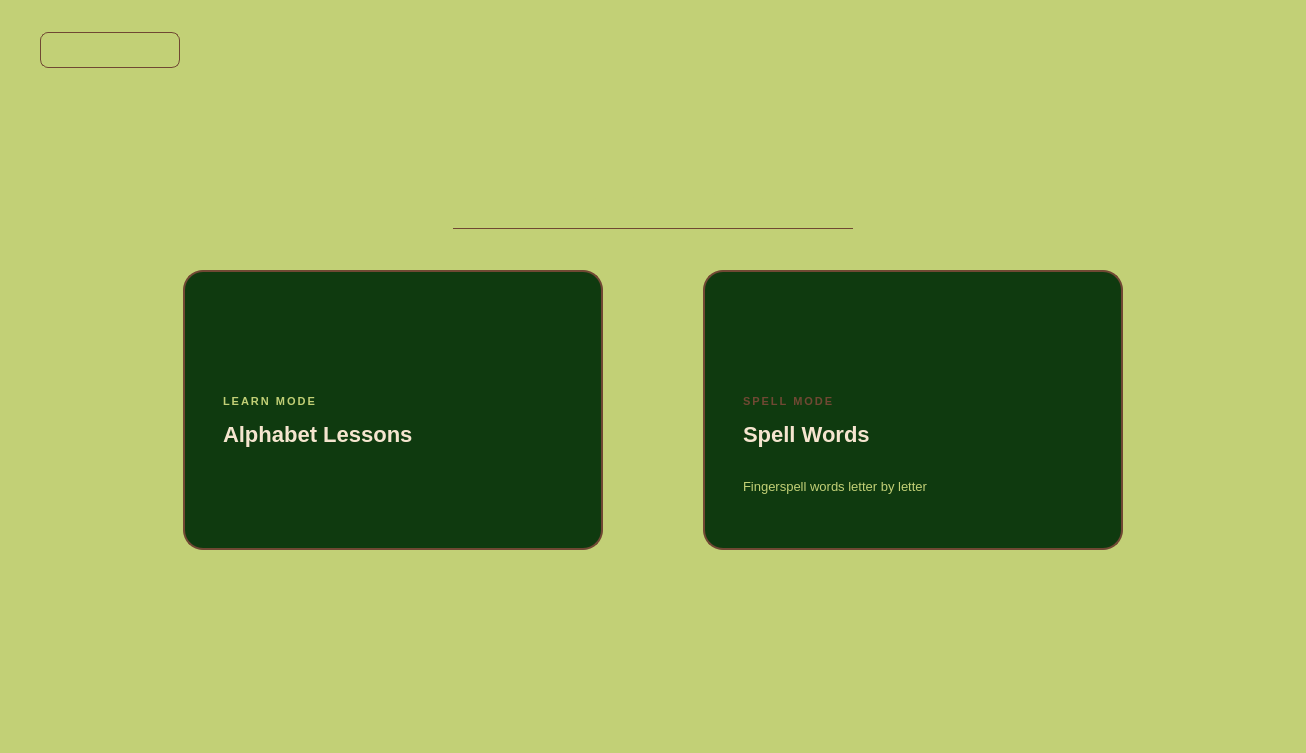
<?xml version="1.0" encoding="UTF-8"?>
<ui version="4.0">
 <class>AlphabetMenu</class>
 <widget class="QWidget" name="AlphabetMenu">
  <property name="geometry">
   <rect>
    <x>0</x>
    <y>0</y>
    <width>1306</width>
    <height>753</height>
   </rect>
  </property>
  <property name="windowTitle">
   <string>FSL Alphabet</string>
  </property>
  <property name="styleSheet">
   <string notr="true">
QWidget#AlphabetMenu {
    background-color: #C2D076;
}
QLabel#titleLabel {
    color: #F5E5CF;
    font-size: 36px;
    font-weight: 800;
}
QLabel#subtitleLabel {
    color: #C2D076;
    font-size: 15px;
    font-weight: 400;
    letter-spacing: 1px;
}
QLabel#divider {
    background-color: #704833;
}
QPushButton#learnBtn {
    background-color: #0f3a0f;
    color: #F5E5CF;
    font-size: 20px;
    font-weight: 700;
    border: 2px solid #704833;
    border-radius: 20px;
    text-align: left;
    padding: 32px 40px;
}
QPushButton#learnBtn:hover {
    background-color: #123f12;
    border-color: #C2D076;
}
QPushButton#spellBtn {
    background-color: #0f3a0f;
    color: #F5E5CF;
    font-size: 20px;
    font-weight: 700;
    border: 2px solid #704833;
    border-radius: 20px;
    text-align: left;
    padding: 32px 40px;
}
QPushButton#spellBtn:hover {
    background-color: #123f12;
    border-color: #704833;
}
QPushButton#backBtn {
    background-color: transparent;
    color: #C2D076;
    font-size: 13px;
    font-weight: 500;
    border: 1px solid #704833;
    border-radius: 8px;
    padding: 8px 18px;
}
QPushButton#backBtn:hover {
    color: #F5E5CF;
    border-color: #C2D076;
}
QLabel#learnIcon {
    color: #C2D076;
    font-size: 48px;
}
QLabel#spellIcon {
    color: #704833;
    font-size: 48px;
}
QLabel#learnDesc {
    color: #C2D076;
    font-size: 13px;
    font-weight: 400;
}
QLabel#spellDesc {
    color: #C2D076;
    font-size: 13px;
    font-weight: 400;
}
QLabel#learnTag {
    color: #C2D076;
    font-size: 11px;
    font-weight: 700;
    letter-spacing: 2px;
}
QLabel#spellTag {
    color: #704833;
    font-size: 11px;
    font-weight: 700;
    letter-spacing: 2px;
}
   </string>
  </property>
  <widget class="QPushButton" name="backBtn">
   <property name="geometry">
    <rect>
     <x>40</x>
     <y>32</y>
     <width>140</width>
     <height>36</height>
    </rect>
   </property>
   <property name="text">
    <string>← Back to Menu</string>
   </property>
  </widget>
  <widget class="QLabel" name="subtitleLabel">
   <property name="geometry">
    <rect>
     <x>0</x>
     <y>182</y>
     <width>1306</width>
     <height>28</height>
    </rect>
   </property>
   <property name="text">
    <string>Choose a mode to get started</string>
   </property>
   <property name="alignment">
    <set>Qt::AlignmentFlag::AlignCenter</set>
   </property>
  </widget>
  <widget class="QLabel" name="divider">
   <property name="geometry">
    <rect>
     <x>453</x>
     <y>228</y>
     <width>400</width>
     <height>1</height>
    </rect>
   </property>
   <property name="text">
    <string/>
   </property>
  </widget>
  <widget class="QPushButton" name="learnBtn">
   <property name="geometry">
    <rect>
     <x>183</x>
     <y>270</y>
     <width>420</width>
     <height>280</height>
    </rect>
   </property>
   <property name="cursor">
    <cursorShape>PointingHandCursor</cursorShape>
   </property>
   <property name="text">
    <string/>
   </property>
  </widget>
  <widget class="QLabel" name="learnTag">
   <property name="geometry">
    <rect>
     <x>223</x>
     <y>390</y>
     <width>340</width>
     <height>22</height>
    </rect>
   </property>
   <property name="styleSheet">
    <string notr="true">color: #C2D076; font-size: 11px; font-weight: 700; letter-spacing: 2px; background: transparent;</string>
   </property>
   <property name="text">
    <string>LEARN MODE</string>
   </property>
  </widget>
  <widget class="QLabel" name="learnTitle">
   <property name="geometry">
    <rect>
     <x>223</x>
     <y>416</y>
     <width>340</width>
     <height>36</height>
    </rect>
   </property>
   <property name="styleSheet">
    <string notr="true">color: #F5E5CF; font-size: 22px; font-weight: 700; background: transparent;</string>
   </property>
   <property name="text">
    <string>Alphabet Lessons</string>
   </property>
  </widget>
  <widget class="QPushButton" name="spellBtn">
   <property name="geometry">
    <rect>
     <x>703</x>
     <y>270</y>
     <width>420</width>
     <height>280</height>
    </rect>
   </property>
   <property name="cursor">
    <cursorShape>PointingHandCursor</cursorShape>
   </property>
   <property name="text">
    <string/>
   </property>
  </widget>
  <widget class="QLabel" name="spellTag">
   <property name="geometry">
    <rect>
     <x>743</x>
     <y>390</y>
     <width>340</width>
     <height>22</height>
    </rect>
   </property>
   <property name="styleSheet">
    <string notr="true">color: #704833; font-size: 11px; font-weight: 700; letter-spacing: 2px; background: transparent;</string>
   </property>
   <property name="text">
    <string>SPELL MODE</string>
   </property>
  </widget>
  <widget class="QLabel" name="spellTitle">
   <property name="geometry">
    <rect>
     <x>743</x>
     <y>416</y>
     <width>340</width>
     <height>36</height>
    </rect>
   </property>
   <property name="styleSheet">
    <string notr="true">color: #F5E5CF; font-size: 22px; font-weight: 700; background: transparent;</string>
   </property>
   <property name="text">
    <string>Spell Words</string>
   </property>
  </widget>
  <widget class="QLabel" name="spellDesc">
   <property name="geometry">
    <rect>
     <x>743</x>
     <y>456</y>
     <width>340</width>
     <height>60</height>
    </rect>
   </property>
   <property name="styleSheet">
    <string notr="true">color: #C2D076; font-size: 13px; background: transparent;</string>
   </property>
   <property name="text">
    <string>Fingerspell words letter by letter</string>
   </property>
  </widget>
 </widget>
 <resources/>
 <connections/>
</ui>
